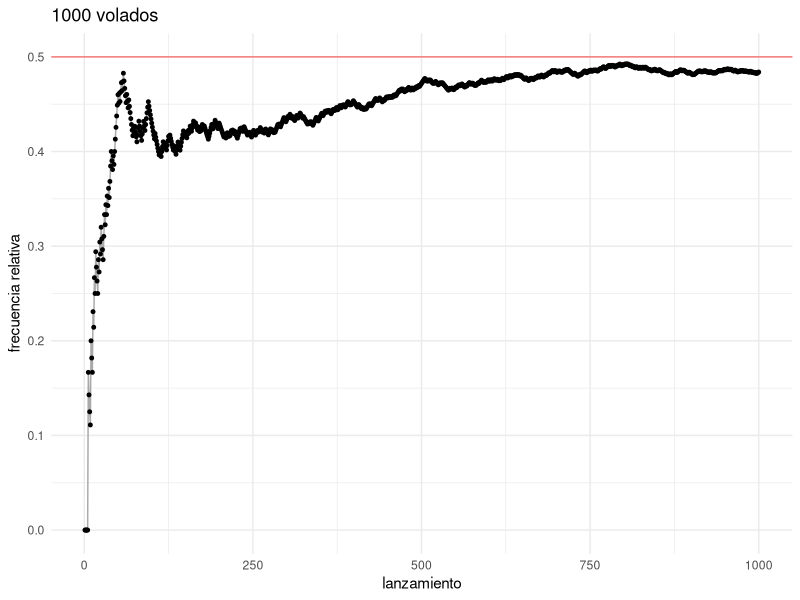
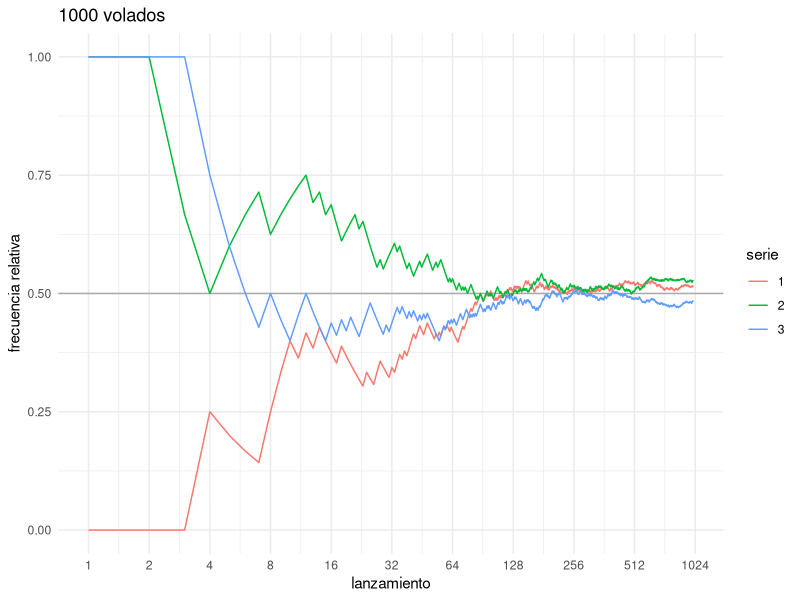

These charts were generated, in order, by the following R code: (Note: this script raises an error after producing the figures.)
## ---- chunk 1
knitr::opts_chunk$set(
    comment = "#>",
    collapse = TRUE
)
comma <- function(x) format(x, digits = 2, big.mark = ",")
options(digits=3)

library(tidyverse)
library(magrittr)
library (ggforce)
theme_set(theme_minimal())
## ---- chunk 2
choose(6, 3) * choose(9, 2) / choose(15, 5)
## ---- chunk 3
lanzamientos_10 <- sample(c("A", "S"), 10, replace = TRUE)
lanzamientos_10
## ---- chunk 4
cumsum(lanzamientos_10 == "A") # suma acumulada de águilas
cumsum(lanzamientos_10 == "A") / 1:10
## ---- chunk 5
n <- 1000
data_frame(num_lanzamiento = 1:n, lanzamiento = sample(c("A", "S"), n, replace = TRUE)) %>% 
    mutate(frec_rel = cummean(lanzamiento == "A")) %>%
    ggplot(aes(x = num_lanzamiento, y = frec_rel)) +
        geom_hline(yintercept = 0.5, color = "red", alpha = 0.5) +
        geom_line(color = "darkgray") +
        geom_point(size = 1.0) +
        labs(y = "frecuencia relativa", title = "1000 volados", x = "lanzamiento")
## ---- chunk 6
lanzar <- function(n = 1000){
    data_frame(num_lanzamiento = 1:n, lanzamiento = sample(c("A", "S"), n, replace = TRUE)) %>% 
        mutate(frec_rel = cummean(lanzamiento == "A"))
  }
head(lanzar())

set.seed(31287931)
# usamos la función map_df del paquete purrr
map_df(1:3, ~lanzar(), .id = "serie") %>% 
    ggplot(aes(x = log(num_lanzamiento), y = frec_rel, color = as.character(serie))) +
        geom_hline(yintercept = 0.5, color = "darkgray") + 
        geom_line() +
        scale_x_continuous("lanzamiento", labels = exp, 
            breaks = log(sapply(0:10, function(i) 2 ^ i))) +
        labs(color = "serie", y = "frecuencia relativa", title = "1000 volados")
## ---- chunk 7
n <- 10000
moneda_1 <- sample(c("A", "S"), n, replace = TRUE)
moneda_2 <- sample(c("A", "S"), n, replace = TRUE)
sum(moneda_1 == moneda_2 & moneda_1 =="A") / n
## ---- chunk 8
candidatos <- c(paste("M", 1:9, sep = "_"), paste("H", 1:6, sep = "_"))
sample(candidatos, 5, replace = FALSE)
## ---- chunk 9
comite <- function(){
    candidatos <- c(paste("M", 1:9, sep = "_"), paste("H", 1:6, sep = "_"))
    comite <- sample(candidatos, 5, replace = FALSE)
    n_mujeres <- sum(substr(comite, 1, 1) == "M")
    n_mujeres == 2
}

rerun(1000, comite()) %>% flatten_dbl() %>% mean()
## ---- chunk 10
apostar <- function(dinero = 100, apuesta = 5, tope = 200){
    while(0 < dinero & dinero < tope){
        if(sample(1:38, 1) <= 18){
            dinero <- dinero + apuesta
        } 
        else{
            dinero <- dinero - apuesta
        }
    }
    dinero > 0
}
n_juegos <- 5000
juegos <- rerun(n_juegos, apostar()) %>% flatten_dbl()
mean(juegos)

# incrementos de 50?
juegos <- rerun(n_juegos, apostar(apuesta = 50)) %>% flatten_dbl()
mean(juegos)
## ---- chunk 11
p = 0.47
1 - (1 - (p / (1 - p)) ^ (100 / 5)) / (1 - (p / (1 - p)) ^ (200 / 5)) # apostando de 5 en 5
1 - (1 - (p / (1 - p)) ^ (100 / 50)) / (1 - (p / (1 - p)) ^ (200 / 50)) # apostando de 50 en 50
## ---- chunk 12
knitr::include_graphics("imagenes/tablero.png")
## ---- chunk 13
circunferencia <- function(){
  x <- runif(1) * sample(c(-1, 1), 1)
  y <- runif(1) * sample(c(-1, 1), 1)
  sqrt(x ^ 2 + y ^ 2) < 1
}
rerun(10000, circunferencia()) %>% flatten_dbl() %>% mean()
## ---- chunk 14
knitr::include_graphics("imagenes/tablero_dardos.png")
## ---- chunk 15
knitr::include_graphics("imagenes/tablero_zonas.png")
## ---- chunk 16
unif <- ggplot() +
    geom_rect(aes(xmin = 0.3, xmax = 0.6,   ymin = 0, ymax = 1), 
        fill = "red", alpha = 0.5) +
    xlim(0, 1)
unif    
## ---- chunk 17
ggplot(data_frame(x = c(0 , 1)), aes(x)) + 
    stat_function(fun = dbeta, args = list(shape1 = 5, shape2 = 2)) +
    geom_rect(data = NULL, aes(xmin = 0, xmax = 1, ymin = 0, ymax = 1), 
        fill = "red", alpha = 0.2)
## ---- chunk 18
curva <- function(){
    x <- runif(1)
    y <- runif(1) * 2.5
    while(dbeta(x, 5, 2) < y){
        x <- runif(1)
        y <- runif(1) * 2.5
    }
    x
}

sims_x <- rerun(5000, curva()) %>% flatten_dbl()
mean(sims_x > 0.2 & sims_x < 0.5)
## ---- chunk 19
data_frame(x = runif(1000), y = runif(1000) * 2.5, dentro = dbeta(x, 5, 2) > y, 
    en_int = dentro * (x > 0.2 & x < 0.5), cat = case_when(!dentro ~ "a", 
        dentro & en_int ~ "b", TRUE ~ "c")) %>% 
    ggplot()+ 
    stat_function(fun = dbeta, args = list(shape1 = 5, shape2 = 2)) +
        geom_point(aes(x, y, color = cat), alpha = 0.5, 
            show.legend = FALSE)
## ---- chunk 20
comite <- function(){
    candidatos <- c(paste("M", 1:9, sep = "_"), paste("H", 1:6, sep = "_"))
    comite <- sample(candidatos, 5, replace = FALSE, 
        prob = c(rep(2, 9), rep(1, 6)))
    n_mujeres <- sum(substr(comite, 1, 1) == "M")
    n_mujeres == 2
}

rerun(1000, comite()) %>% flatten_dbl() %>% mean()
## ---- chunk 21
x <- rnorm(10000, mean = 10)
mean(x)
